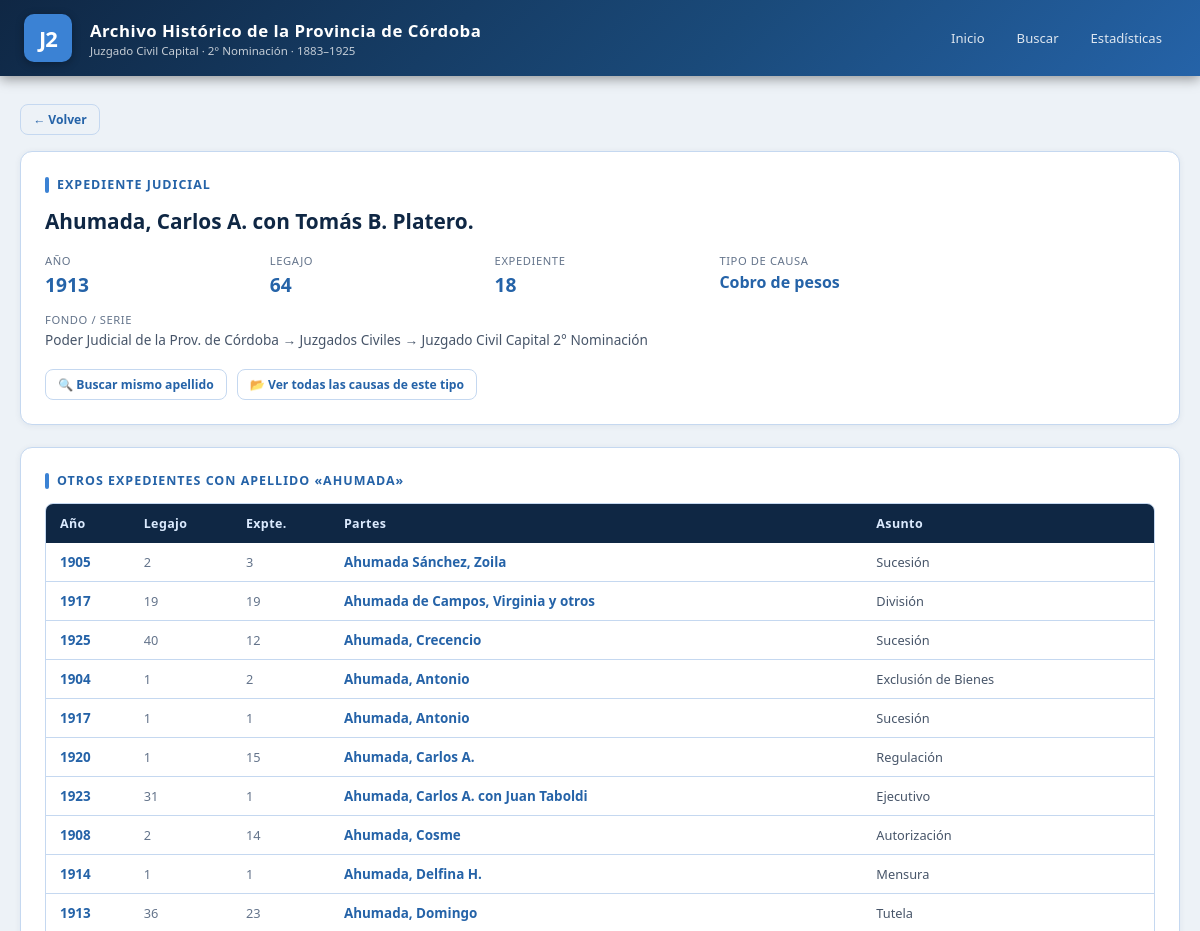
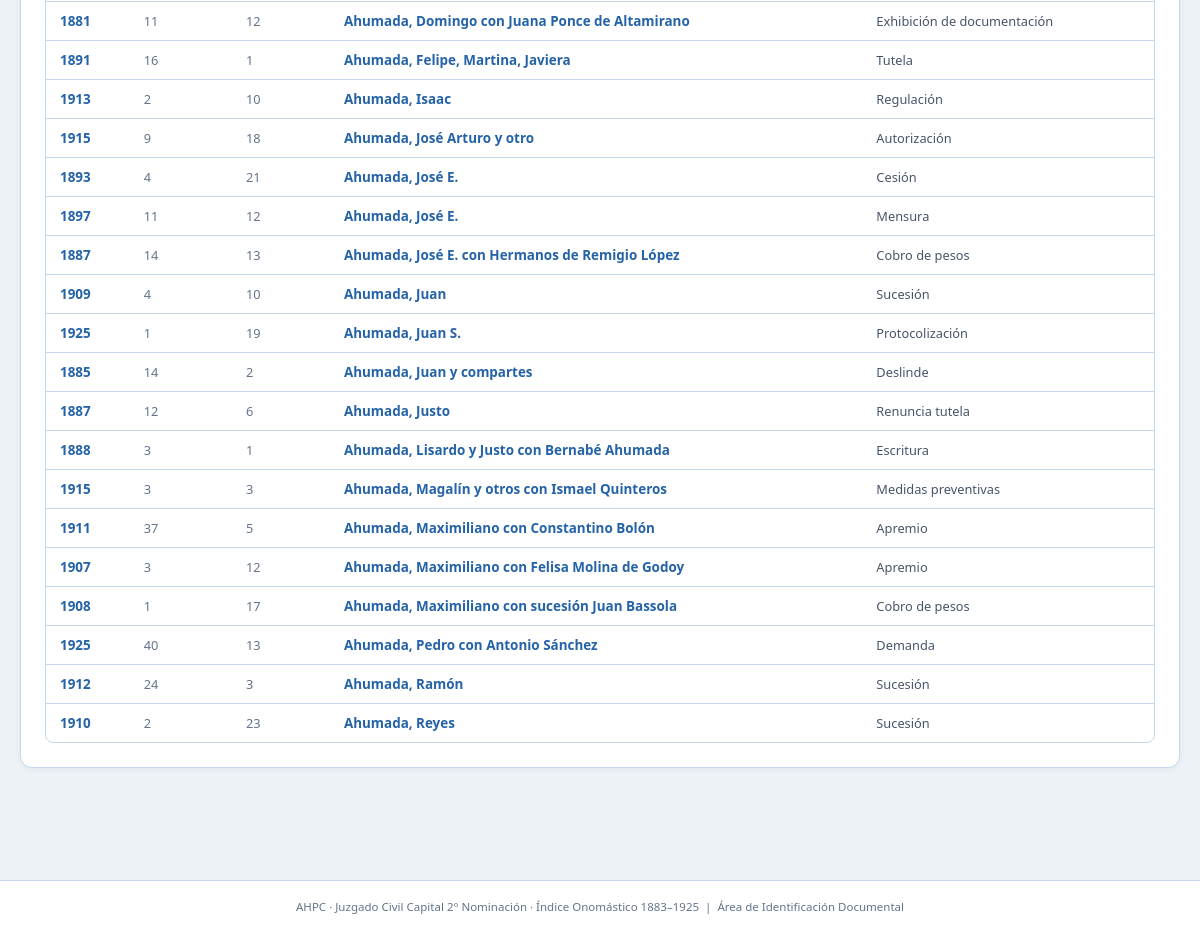
/detalle/10, run on the app's committed database (2 pictures, top to bottom).
### tables this page shows
CREATE TABLE registros (
    id INTEGER PRIMARY KEY AUTOINCREMENT,
    anio INTEGER, legajo TEXT, expediente TEXT,
    partes TEXT, causa TEXT);

### app.py (the view)
@app.route('/detalle/<int:rid>')
def detalle(rid):
    rows = query("SELECT * FROM registros WHERE id = ?", (rid,))
    if not rows:
        return "Registro no encontrado", 404
    reg = dict(rows[0])
    apellido = reg['partes'].split(',')[0].strip() if reg['partes'] else ''
    otros_partes = []
    if apellido:
        otros_partes = query("""SELECT id, anio, legajo, expediente, partes, causa
                                FROM registros WHERE partes LIKE ? AND id != ?
                                ORDER BY partes ASC, anio ASC LIMIT 50""",
                             (f"{apellido}%", rid))
    return render_template('detalle.html', reg=reg,
                           otros_partes=[dict(r) for r in otros_partes],
                           apellido=apellido)

### app.py (called while the page is built)
def get_db():
    conn = sqlite3.connect(DB_PATH)
    conn.row_factory = sqlite3.Row
    return conn

def query(sql, params=()):
    conn = get_db()
    cur = conn.cursor()
    cur.execute(sql, params)
    rows = cur.fetchall()
    conn.close()
    return rows

### templates/detalle.html (shortened to what this page needs)
{% extends "base.html" %}
{% block content %}
<div style="margin-bottom:16px;">
  <a href="javascript:history.back()" class="btn btn-outline btn-sm">← Volver</a>
</div>
<div class="card">
  <div class="card-title">Expediente judicial</div>
  <h2 style="font-size:1.3rem; font-weight:800; color:var(--navy); margin-bottom:18px;">{{ reg.partes }}</h2>
  <div style="display:grid; grid-template-columns:repeat(auto-fit,minmax(180px,1fr)); gap:14px;">
    <div>
      <div style="font-size:.7rem;text-transform:uppercase;letter-spacing:.6px;color:var(--steel);margin-bottom:3px;">Año</div>
      <div style="font-size:1.2rem;font-weight:700;color:var(--mid)">{{ reg.anio or '—' }}</div>
    </div>
    <div>
      <div style="font-size:.7rem;text-transform:uppercase;letter-spacing:.6px;color:var(--steel);margin-bottom:3px;">Legajo</div>
      <div style="font-size:1.2rem;font-weight:700;color:var(--mid)">{{ reg.legajo or '—' }}</div>
    </div>
    <div>
      <div style="font-size:.7rem;text-transform:uppercase;letter-spacing:.6px;color:var(--steel);margin-bottom:3px;">Expediente</div>
      <div style="font-size:1.2rem;font-weight:700;color:var(--mid)">{{ reg.expediente or '—' }}</div>
    </div>
    <div>
      <div style="font-size:.7rem;text-transform:uppercase;letter-spacing:.6px;color:var(--steel);margin-bottom:3px;">Tipo de causa</div>
      <div style="font-size:1rem;font-weight:600;color:var(--text)">
        {% if reg.causa and reg.causa != 'sin datos' %}
          <a href="/causa/{{ reg.causa|urlencode }}" class="row-link">{{ reg.causa }}</a>
        {% else %}
          {{ reg.causa or '—' }}
        {% endif %}
      </div>
    </div>
    <div style="grid-column:1/-1">
      <div style="font-size:.7rem;text-transform:uppercase;letter-spacing:.6px;color:var(--steel);margin-bottom:3px;">Fondo / Serie</div>
      <div style="font-size:.85rem;color:var(--muted)">Poder Judicial de la Prov. de Córdoba → Juzgados Civiles → Juzgado Civil Capital 2° Nominación</div>
    </div>
  </div>
  <div style="margin-top:20px; display:flex; gap:10px; flex-wrap:wrap;">
    <a href="/buscar?partes={{ reg.partes.split(',')[0]|urlencode }}" class="btn btn-outline btn-sm">🔍 Buscar mismo apellido</a>
    {% if reg.causa and reg.causa != 'sin datos' %}
    <a href="/causa/{{ reg.causa|urlencode }}" class="btn btn-outline btn-sm">📂 Ver todas las causas de este tipo</a>
    {% endif %}
  </div>
</div>
{% if otros_partes %}
<div class="card">
  <div class="card-title">Otros expedientes con apellido «{{ apellido }}»</div>
  <div class="table-wrap">
    <table>
      <thead><tr><th>Año</th><th>Legajo</th><th>Expte.</th><th>Partes</th><th>Asunto</th></tr></thead>
      <tbody>
      {% for o in otros_partes %}
      <tr>
        <td class="td-year">{{ o.anio or '—' }}</td>
        <td class="td-num">{{ o.legajo or '' }}</td>
        <td class="td-num">{{ o.expediente or '' }}</td>
        <td class="td-partes"><a href="/detalle/{{ o.id }}" class="row-link">{{ o.partes }}</a></td>
        <td class="td-causa">{{ o.causa or '' }}</td>
      </tr>
      {% endfor %}
      </tbody>
    </table>
  </div>
</div>
{% endif %}
{% endblock %}

### templates/base.html (shortened to what this page needs)
<!DOCTYPE html>
<html lang="es">
<head>
</head>
<body>
<header>
  <div class="header-inner">
    <div class="header-logo">J2</div>
    <div class="header-titles">
      <h1>Archivo Histórico de la Provincia de Córdoba</h1>
      <p>Juzgado Civil Capital · 2° Nominación · 1883–1925</p>
    </div>
    <nav>
      <a href="/" class="{% if request.endpoint=='index' %}active{% endif %}">Inicio</a>
      <a href="/buscar" class="{% if request.endpoint=='buscar' %}active{% endif %}">Buscar</a>
      <a href="/estadisticas" class="{% if request.endpoint=='estadisticas' %}active{% endif %}">Estadísticas</a>
    </nav>
  </div>
</header>
<div class="page">
  {% block content %}{% endblock %}
</div>
<footer>
  AHPC · Juzgado Civil Capital 2° Nominación · Índice Onomástico 1883–1925 &nbsp;|&nbsp; Área de Identificación Documental
</footer>
</body>
</html>

### templates/base.html (style rules this page uses)
:root { --navy: #0f2744; --blue: #1a4a7a; --mid: #2563a8; --accent: #3b82d4; --light: #dbeafe; --pale: #f0f6ff; --steel: #64748b; --border: #c5d8f0; --white: #ffffff; --text: #1e293b; --muted: #475569; --hover: #eef5ff; --gold: #f59e0b; }
* { box-sizing: border-box; margin: 0; padding: 0; }
body { font-family: 'Segoe UI', system-ui, sans-serif; background: #edf2f7; color: var(--text); min-height: 100vh; }
header { background: linear-gradient(135deg, var(--navy) 0%, var(--blue) 60%, var(--mid) 100%); color: var(--white); padding: 0; box-shadow: 0 3px 12px rgba(0,0,0,.4); position: sticky; top: 0; z-index: 100; }
.header-inner { max-width: 1200px; margin: 0 auto; display: flex; align-items: center; gap: 18px; padding: 14px 24px; }
.header-logo { width: 48px; height: 48px; flex-shrink: 0; background: var(--accent); border-radius: 10px; display: flex; align-items: center; justify-content: center; font-size: 22px; font-weight: 900; color: #fff; box-shadow: 0 2px 8px rgba(0,0,0,.3); letter-spacing: -1px; }
.header-titles { flex: 1; }
.header-titles h1 { font-size: 1.05rem; font-weight: 700; letter-spacing: .5px; }
.header-titles p { font-size: .72rem; opacity: .75; margin-top: 1px; }
nav { display: flex; gap: 4px; }
nav a { color: rgba(255,255,255,.85); text-decoration: none; padding: 8px 14px; border-radius: 8px; font-size: .82rem; font-weight: 500; transition: background .18s, color .18s; }
.page { max-width: 1200px; margin: 0 auto; padding: 28px 20px 50px; }
.card { background: var(--white); border-radius: 12px; border: 1px solid var(--border); box-shadow: 0 1px 6px rgba(30,60,100,.07); padding: 24px; margin-bottom: 22px; }
.card-title { font-size: .78rem; font-weight: 700; text-transform: uppercase; letter-spacing: 1px; color: var(--mid); margin-bottom: 14px; display: flex; align-items: center; gap: 8px; }
.card-title::before { content: ''; display: inline-block; width: 4px; height: 16px; background: var(--accent); border-radius: 2px; }
.table-wrap { overflow-x: auto; border-radius: 8px; border: 1px solid var(--border); }
table { width: 100%; border-collapse: collapse; font-size: .84rem; }
thead { background: var(--navy); color: var(--light); }
thead th { padding: 11px 14px; text-align: left; font-weight: 600; font-size: .78rem; letter-spacing: .4px; white-space: nowrap; }
tbody tr { border-bottom: 1px solid var(--border); transition: background .12s; }
tbody tr:last-child { border-bottom: none; }
tbody td { padding: 10px 14px; vertical-align: top; }
.td-year { color: var(--mid); font-weight: 700; white-space: nowrap; }
.td-partes { font-weight: 600; color: var(--text); }
.td-causa { color: var(--muted); font-size: .8rem; }
.td-num { color: var(--steel); font-size: .8rem; }
.btn { display: inline-flex; align-items: center; gap: 6px; padding: 9px 18px; border-radius: 8px; border: none; font-size: .84rem; font-weight: 600; cursor: pointer; text-decoration: none; transition: all .18s; }
.btn-outline { background: transparent; color: var(--mid); border: 1.5px solid var(--border); }
.btn-sm { padding: 6px 12px; font-size: .76rem; }
a.row-link { color: var(--mid); text-decoration: none; }
footer { text-align: center; padding: 18px; font-size: .72rem; color: var(--steel); border-top: 1px solid var(--border); margin-top: 40px; background: var(--white); }

### data on the page
registros: partes "Ahumada, Carlos A. con Tomás B. Platero.", anio "1913", legajo "64", expediente "18", causa "Cobro de pesos"
registros: anio "1905", legajo "2", expediente "3", partes "Ahumada Sánchez, Zoila", causa "Sucesión"
registros: anio "1917", legajo "19", expediente "19", partes "Ahumada de Campos, Virginia y otros", causa "División"
registros: anio "1925", legajo "40", expediente "12", partes "Ahumada, Crecencio", causa "Sucesión"
registros: anio "1904", legajo "1", expediente "2", partes "Ahumada, Antonio", causa "Exclusión de Bienes"
registros: anio "1917", legajo "1", expediente "1", partes "Ahumada, Antonio", causa "Sucesión"
registros: anio "1920", legajo "1", expediente "15", partes "Ahumada, Carlos A.", causa "Regulación"
registros: anio "1923", legajo "31", expediente "1", partes "Ahumada, Carlos A. con Juan Taboldi", causa "Ejecutivo"
registros: anio "1908", legajo "2", expediente "14", partes "Ahumada, Cosme", causa "Autorización"
registros: anio "1914", legajo "1", expediente "1", partes "Ahumada, Delfina H.", causa "Mensura"
registros: anio "1913", legajo "36", expediente "23", partes "Ahumada, Domingo", causa "Tutela"
registros: anio "1881", legajo "11", expediente "12", partes "Ahumada, Domingo con Juana Ponce de Altamirano", causa "Exhibición de documentación"
registros: anio "1891", legajo "16", expediente "1", partes "Ahumada, Felipe, Martina, Javiera", causa "Tutela"
registros: anio "1913", legajo "2", expediente "10", partes "Ahumada, Isaac", causa "Regulación"
registros: anio "1915", legajo "9", expediente "18", partes "Ahumada, José Arturo y otro", causa "Autorización"
registros: anio "1893", legajo "4", expediente "21", partes "Ahumada, José E.", causa "Cesión"
registros: anio "1897", legajo "11", expediente "12", partes "Ahumada, José E.", causa "Mensura"
registros: anio "1887", legajo "14", expediente "13", partes "Ahumada, José E. con Hermanos de Remigio López", causa "Cobro de pesos"
registros: anio "1909", legajo "4", expediente "10", partes "Ahumada, Juan", causa "Sucesión"
registros: anio "1925", legajo "1", expediente "19", partes "Ahumada, Juan S.", causa "Protocolización"
registros: anio "1885", legajo "14", expediente "2", partes "Ahumada, Juan y compartes", causa "Deslinde"
registros: anio "1887", legajo "12", expediente "6", partes "Ahumada, Justo", causa "Renuncia tutela"
registros: anio "1888", legajo "3", expediente "1", partes "Ahumada, Lisardo y Justo con Bernabé Ahumada", causa "Escritura"
registros: anio "1915", legajo "3", expediente "3", partes "Ahumada, Magalín y otros con Ismael Quinteros", causa "Medidas preventivas"
registros: anio "1911", legajo "37", expediente "5", partes "Ahumada, Maximiliano con Constantino Bolón", causa "Apremio"
registros: anio "1907", legajo "3", expediente "12", partes "Ahumada, Maximiliano con Felisa Molina de Godoy", causa "Apremio"
registros: anio "1908", legajo "1", expediente "17", partes "Ahumada, Maximiliano con sucesión Juan Bassola", causa "Cobro de pesos"
registros: anio "1925", legajo "40", expediente "13", partes "Ahumada, Pedro con Antonio Sánchez", causa "Demanda"
registros: anio "1912", legajo "24", expediente "3", partes "Ahumada, Ramón", causa "Sucesión"
registros: anio "1910", legajo "2", expediente "23", partes "Ahumada, Reyes", causa "Sucesión"

### other printed values
{{ apellido }} "AHUMADA"
